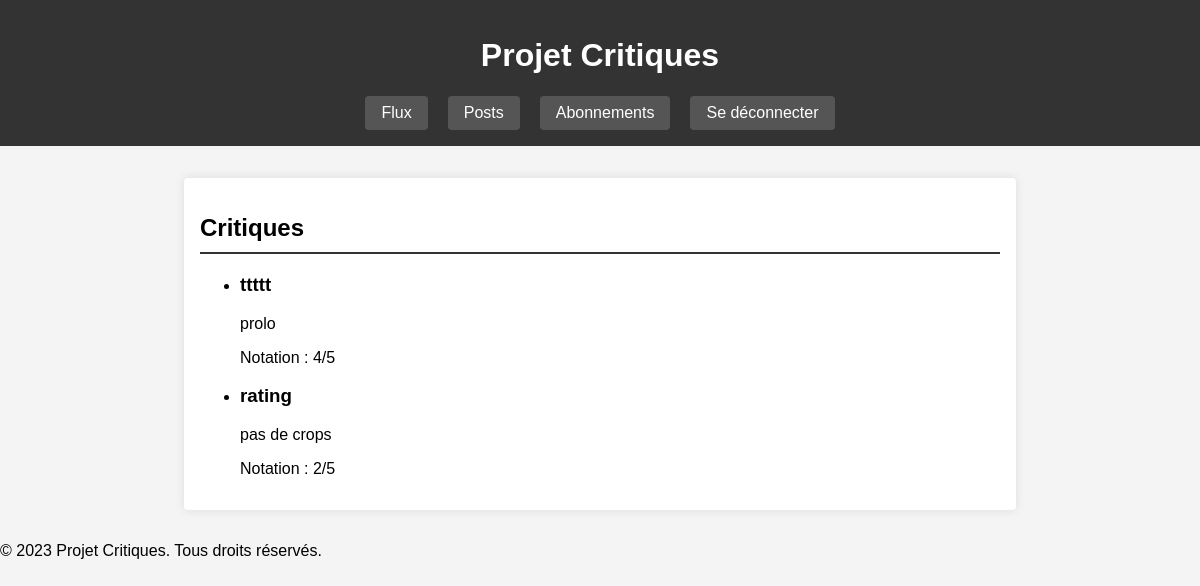
The app's page /critiques/reviews/ (signed in) with its own data.
### critiques/models.py (models this page shows)
class Review(models.Model):
    rating = models.PositiveSmallIntegerField(validators=[MinValueValidator(0), MaxValueValidator(5)])
    user = models.ForeignKey(settings.AUTH_USER_MODEL, on_delete=models.CASCADE)
    headline = models.CharField(max_length=128)
    ticket = models.ForeignKey(Ticket, on_delete=models.CASCADE)
    body = models.TextField(max_length=8192, blank=True)
    created_at = models.DateTimeField(auto_now_add=True)
    image = models.ImageField(null=True, blank=True)

### critiques/views.py (the view)
# urls.py: path('reviews/', views.list_reviews, name='list_reviews'),
@login_required
def list_reviews(request):
    reviews = Review.objects.all()
    return render(request, 'review_list.html', {'reviews': reviews})

### templates/review_list.html
{% extends "base.html" %}
{% block content %}
<h2>Critiques</h2>
<ul>
    {% for review in reviews %}
    <li>
        <h3>{{ review.headline }}</h3>
        <p>{{ review.body }}</p>
        <p>Notation : {{ review.rating }}/5</p>
    </li>
    {% endfor %}
</ul>
{% endblock %}

### static/css/styles.css (style rules this page uses)
body { font-family: Arial, sans-serif; margin: 0; padding: 0; background-color: #f4f4f4; }
h2 { border-bottom: 2px solid #333; padding-bottom: 10px; margin-bottom: 20px; }

### records on screen
Review: headline "ttttt", body "prolo", rating "4"
Review: headline "rating", body "pas de crops", rating "2"
